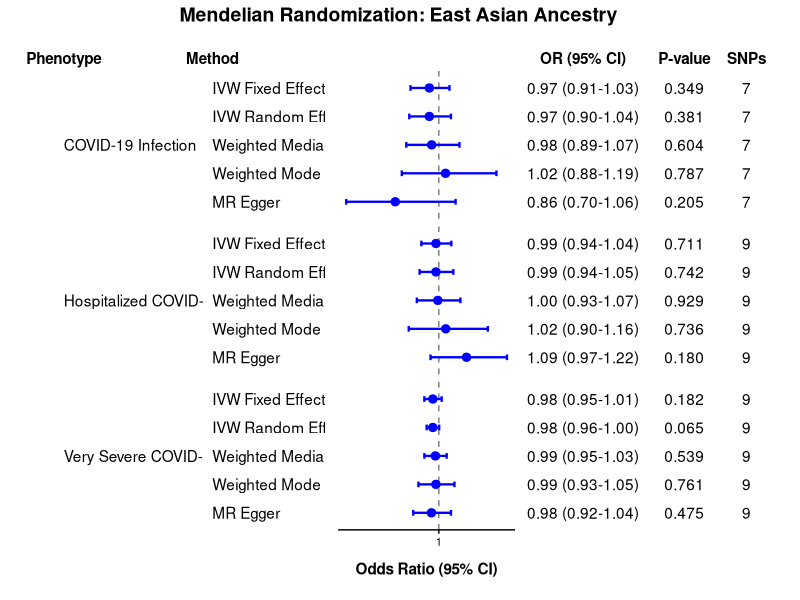
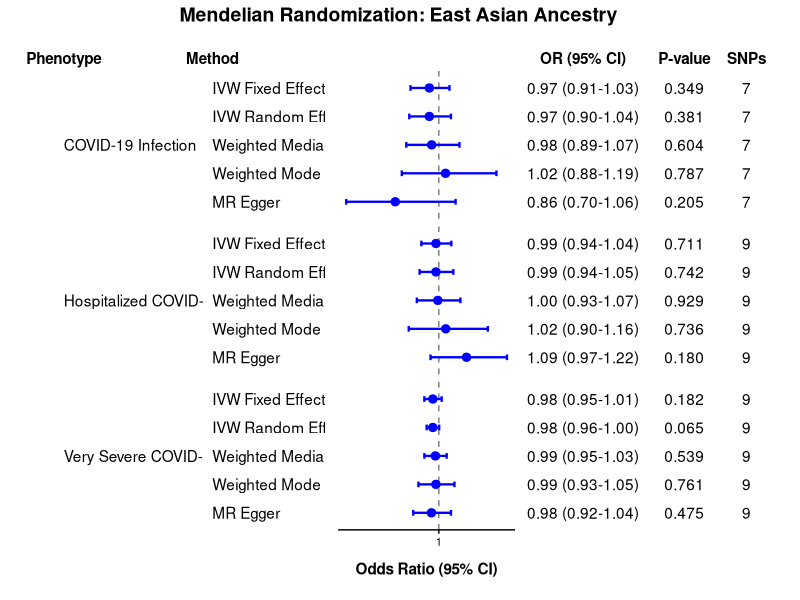

Reproduce these figures in R, in order.
library(ggplot2)
library(dplyr)
library(patchwork)

data_ea <- data.frame(
  Phenotype = factor(rep(c("COVID-19 Infection", "Hospitalized COVID-19", "Very Severe COVID-19"), each = 5),
                     levels = c("COVID-19 Infection", "Hospitalized COVID-19", "Very Severe COVID-19")),
  
  Method = factor(rep(c("MR Egger", "Weighted Median", "IVW Fixed Effects", "IVW Random Effects", "Weighted Mode"), 3),
                  levels = rev(c("IVW Fixed Effects", "IVW Random Effects", "Weighted Median", "Weighted Mode", "MR Egger"))),
  
  OR = c(
    # COVID-19 Infection (C2) — 7 SNPs
    0.8569, 0.9766, 0.9689, 0.9689, 1.0221,
    # Hospitalized COVID-19 (B2) — 9 SNPs
    1.0911, 0.9967, 0.9906, 0.9906, 1.0229,
    # Very Severe COVID-19 (A2) — 9 SNPs
    0.9758, 0.9885, 0.9804, 0.9804, 0.9905
  ),
  
  CI_lower = c(
    # COVID-19 Infection (C2)
    0.6958, 0.8932, 0.9070, 0.9029, 0.8784,
    # Hospitalized COVID-19 (B2)
    0.9727, 0.9277, 0.9426, 0.9368, 0.9011,
    # Very Severe COVID-19 (A2)
    0.9159, 0.9525, 0.9524, 0.9601, 0.9331
  ),
  
  CI_upper = c(
    # COVID-19 Infection (C2)
    1.0551, 1.0678, 1.0350, 1.0398, 1.1893,
    # Hospitalized COVID-19 (B2)
    1.2239, 1.0709, 1.0411, 1.0476, 1.1610,
    # Very Severe COVID-19 (A2)
    1.0398, 1.0258, 1.0093, 1.0012, 1.0513
  ),
  
  p_val = c(
    # COVID-19 Infection (C2)
    0.2055, 0.6039, 0.3486, 0.3805, 0.7867,
    # Hospitalized COVID-19 (B2)
    0.1805, 0.9288, 0.7108, 0.7416, 0.7358,
    # Very Severe COVID-19 (A2)
    0.4747, 0.5395, 0.1823, 0.0647, 0.7609
  ),
  
  SNPs = c(
    rep(7, 5),   # COVID-19 Infection
    rep(9, 5),   # Hospitalized COVID-19
    rep(9, 5)    # Very Severe COVID-19
  )
)

table_data <- data_ea %>%
  mutate(
    OR_CI = sprintf("%.2f (%.2f-%.2f)", OR, CI_lower, CI_upper),
    P = sprintf("%.3f", p_val)
  )

# Calculate middle position for centered Phenotype labels
pheno_labels <- table_data %>%
  group_by(Phenotype) %>%
  summarize(MidPoint = levels(Method)[3])

shared_theme <- theme_minimal() +
  theme(
    text = element_text(color = "black", face = "plain"),
    axis.text = element_text(color = "black", face = "plain"),
    panel.grid = element_blank(),
    strip.text = element_blank(),
    plot.margin = margin(t = 10, r = 2, b = 10, l = 2)
  )

# Column 1: Phenotype
p_pheno <- ggplot(table_data, aes(y = Method)) +
  geom_text(data = pheno_labels, aes(y = MidPoint, x = 0.25, label = Phenotype), hjust = 0) +
  facet_grid(Phenotype ~ ., scales = "free_y", space = "free_y") +
  scale_x_continuous(limits = c(0, 1), breaks = 0.25, labels = "Phenotype", position = "top") +
  labs(x = NULL, y = NULL) +
  shared_theme +
  theme(axis.text.x = element_text(face = "bold", size = 11),
        axis.text.y = element_blank(),
        plot.margin = margin(t = 10, r = 0, b = 10, l = 0))

# Column 2: Method
p_method <- ggplot(table_data, aes(y = Method)) +
  geom_text(aes(x = 0, label = as.character(Method)), hjust = 0) +
  facet_grid(Phenotype ~ ., scales = "free_y", space = "free_y") +
  scale_x_continuous(limits = c(0, 1), breaks = 0, labels = "Method", position = "top") +
  labs(x = NULL, y = NULL) +
  shared_theme +
  theme(axis.text.x = element_text(face = "bold", size = 11),
        axis.text.y = element_blank(),
        plot.margin = margin(t = 10, r = 5, b = 10, l = 0))

# Column 3: Forest Plot
p_forest <- ggplot(table_data, aes(x = OR, y = Method)) +
  geom_vline(xintercept = 1, linetype = "dashed", color = "grey50") +
  geom_errorbarh(aes(xmin = CI_lower, xmax = CI_upper, color = Phenotype), height = 0.2, linewidth = 0.8) +
  geom_point(aes(color = Phenotype), size = 2.5) +
  facet_grid(Phenotype ~ ., scales = "free_y", space = "free_y") +
  scale_color_manual(values = c("COVID-19 Infection" = "blue",
                                "Hospitalized COVID-19" = "blue",
                                "Very Severe COVID-19" = "blue")) +
  scale_x_continuous(position = "bottom", breaks = seq(0.5, 2.5, by = 0.5)) +
  labs(x = "Odds Ratio (95% CI)", y = NULL) +
  shared_theme +
  theme(
    axis.text.y = element_blank(),
    axis.text.x = element_text(size = 8),
    axis.ticks.x = element_line(color = "black"),
    axis.line.x = element_line(color = "black"),
    axis.title.x = element_text(face = "bold", size = 11, margin = margin(t = 10)),
    legend.position = "none"
  )

# Column 4: Stats Table
p_table <- ggplot(table_data, aes(y = Method)) +
  geom_text(aes(x = 0, label = OR_CI), hjust = 0.5) +
  geom_text(aes(x = 1.3, label = P), hjust = 0.5) +
  geom_text(aes(x = 2.1, label = SNPs), hjust = 0.5) +
  facet_grid(Phenotype ~ ., scales = "free_y", space = "free_y") +
  scale_x_continuous(breaks = c(0, 1.3, 2.1),
                     labels = c("OR (95% CI)", "P-value", "SNPs"),
                     limits = c(-0.6, 2.5), position = "top") +
  labs(x = NULL, y = NULL) +
  shared_theme +
  theme(axis.text.y = element_blank(),
        axis.text.x = element_text(face = "bold", size = 11))

# Final Assembly
final_figure <- p_pheno + p_method + p_forest + p_table +
  plot_layout(widths = c(1.3, 0.8, 1.2, 1.8)) +
  plot_annotation(
    title = "Mendelian Randomization: East Asian Ancestry",
    theme = theme(plot.title = element_text(size = 14, face = "bold", hjust = 0.5))
  )

print(final_figure)

ggsave("./EAS_ForestPlot_Figure3.png", final_figure, width = 14, height = 8, dpi = 300)
